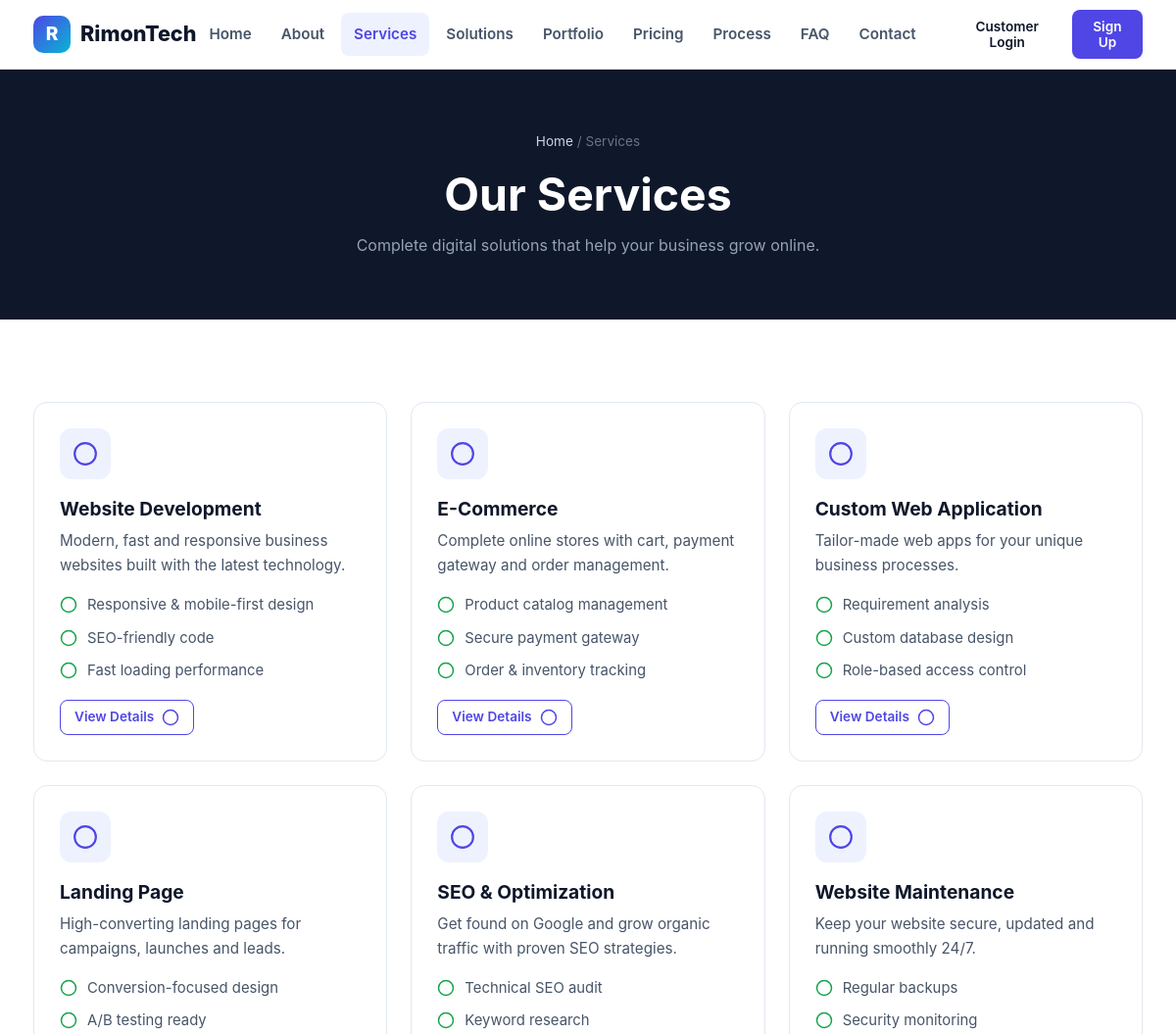
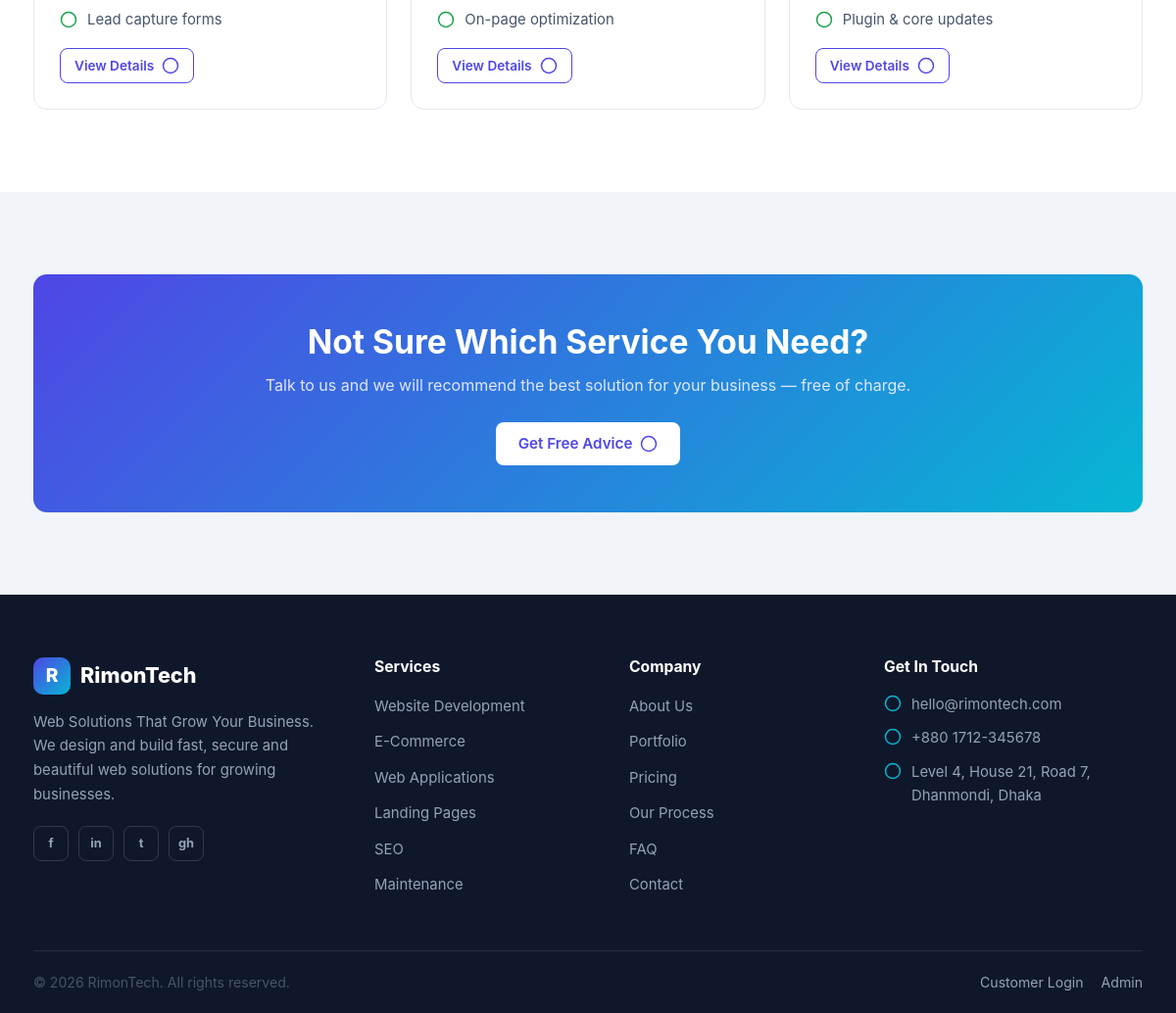
/services.php, run on the app's committed database (2 pictures, top to bottom).
### tables this page shows
CREATE TABLE IF NOT EXISTS services (
    id INT UNSIGNED AUTO_INCREMENT PRIMARY KEY,
    title VARCHAR(150) NOT NULL,
    slug VARCHAR(160) NOT NULL UNIQUE,
    short_desc VARCHAR(255) NULL,
    icon VARCHAR(60) NULL,
    description TEXT NULL,
    features JSON NULL,
    active TINYINT(1) NOT NULL DEFAULT 1,
    created_at TIMESTAMP DEFAULT CURRENT_TIMESTAMP
);

### config/database.php (called while the page is built, shortened)
<?php
function db(): PDO
{
    static $pdo = null;
    if ($pdo === null) {
        $dsn = 'mysql:host=' . DB_HOST . ';dbname=' . DB_NAME . ';charset=utf8mb4';
        $pdo = new PDO($dsn, DB_USER, DB_PASS, [
            PDO::ATTR_ERRMODE => PDO::ERRMODE_EXCEPTION,
            PDO::ATTR_DEFAULT_FETCH_MODE => PDO::FETCH_ASSOC,
            PDO::ATTR_EMULATE_PREPARES => false,
        ]);
    }
    return $pdo;
}

### services.php (the view, shortened to what this page needs)
<?php
require_once __DIR__ . '/includes/functions.php';
$services = db()->query('SELECT * FROM services WHERE active = 1 ORDER BY id')->fetchAll();
include __DIR__ . '/includes/header.php';
?>
<section class="page-hero">
  <div class="container">
    <div class="crumbs"><a href="<?= url('index.php') ?>">Home</a> / Services</div>
    <h1>Our Services</h1>
    <p>Complete digital solutions that help your business grow online.</p>
  </div>
</section>
<section class="section">
  <div class="container">
    <div class="grid-3">
      <?php foreach ($services as $s): ?>
        <div class="card">
          <div class="card-icon"><?= icon($s['icon']) ?></div>
          <h3><?= e($s['title']) ?></h3>
          <p><?= e($s['short_desc']) ?></p>
          <ul class="feature-list">
            <?php foreach (array_slice(json_features($s['features']), 0, 3) as $f): ?><li><?= icon('check') ?> <?= e($f) ?></li><?php endforeach; ?>
          </ul>
          <a class="btn btn-sm btn-outline" style="margin-top:8px;" href="<?= url('service/' . $s['slug'] . '.php') ?>">View Details <?= icon('arrow') ?></a>
        </div>
      <?php endforeach; ?>
    </div>
  </div>
</section>
<section class="section section-alt">
  <div class="container">
    <div class="cta-band">
      <h2>Not Sure Which Service You Need?</h2>
      <p>Talk to us and we will recommend the best solution for your business — free of charge.</p>
      <a href="<?= url('contact.php') ?>" class="btn btn-light">Get Free Advice <?= icon('arrow') ?></a>
    </div>
  </div>
</section>
<?php include __DIR__ . '/includes/footer.php'; ?>

### includes/functions.php (shortened to what this page needs)
<?php
require_once __DIR__ . '/../config/database.php';
function base_url(string $path = ''): string
{
    static $base = null;
    if ($base === null) {
        $base = '/';
    }
    return $base . ltrim($path, '/');
}
function url(string $path = ''): string
{
    return base_url($path);
}
function e(?string $value): string
{
    return htmlspecialchars((string)$value, ENT_QUOTES, 'UTF-8');
}
function json_features(mixed $value): array
{
    if (is_string($value)) {
        $decoded = json_decode($value, true);
        return is_array($decoded) ? $decoded : [];
    }
    return is_array($value) ? $value : [];
}
function icon(string $name): string
{
    return $map[$name] ?? '<svg viewBox="0 0 24 24" fill="none" stroke="currentColor" stroke-width="2"><circle cx="12" cy="12" r="10"/></svg>';
}

### assets/css/style.css (style rules this page uses)
:root { --primary: #4f46e5; --primary-dark: #4338ca; --primary-light: #6366f1; --accent: #06b6d4; --accent-soft: #e0f7ff; --dark: #0f172a; --dark-2: #1e293b; --body-bg: #ffffff; --surface: #ffffff; --surface-2: #f1f5f9; --text: #0f172a; --text-2: #475569; --text-3: #94a3b8; --border: #e2e8f0; --success: #16a34a; --warning: #d97706; --danger: #dc2626; --info: #2563eb; --radius: 14px; --radius-sm: 8px; --shadow-sm: 0 1px 3px rgba(15, 23, 42, 0.08); --shadow: 0 4px 16px rgba(15, 23, 42, 0.08); --shadow-lg: 0 12px 32px rgba(15, 23, 42, 0.12); --gradient: linear-gradient(135deg, #4f46e5 0%, #06b6d4 100%); --font: -apple-system, BlinkMacSystemFont, "Segoe UI", Roboto, "Helvetica Neue", Arial, sans-serif; }
* { margin: 0; padding: 0; box-sizing: border-box; }
html { scroll-behavior: smooth; }
body { font-family: var(--font); color: var(--text); background: var(--body-bg); line-height: 1.65; -webkit-font-smoothing: antialiased; }
a { color: var(--primary); text-decoration: none; }
ul { list-style: none; }
.container { width: 100%; max-width: 1180px; margin: 0 auto; padding: 0 24px; }
h1, h2, h3, h4 { line-height: 1.25; font-weight: 700; color: var(--text); }
h1 { font-size: clamp(2rem, 4vw, 2.9rem); }
h2 { font-size: clamp(1.5rem, 3vw, 2.1rem); }
h3 { font-size: 1.2rem; }
p { color: var(--text-2); }
.btn { display: inline-flex; align-items: center; gap: 8px; justify-content: center; padding: 12px 22px; border-radius: var(--radius-sm); font-weight: 600; font-size: 0.95rem; border: 1.5px solid transparent; cursor: pointer; transition: all 0.2s ease; line-height: 1.2; text-align: center; }
.btn svg { width: 18px; height: 18px; }
.btn-outline { background: transparent; color: var(--primary); border-color: var(--primary); }
.btn-light { background: #fff; color: var(--primary); }
.btn-sm { padding: 8px 14px; font-size: 0.85rem; }
.section { padding: 84px 0; }
.section-alt { background: var(--surface-2); }
.grid-3 { display: grid; grid-template-columns: repeat(3, 1fr); gap: 24px; }
.card { background: var(--surface); border: 1px solid var(--border); border-radius: var(--radius); padding: 26px; transition: all 0.25s ease; }
.card-icon { width: 52px; height: 52px; border-radius: 12px; background: #eef2ff; color: var(--primary); display: flex; align-items: center; justify-content: center; margin-bottom: 18px; }
.card-icon svg { width: 26px; height: 26px; }
.card h3 { margin-bottom: 8px; }
.card p { font-size: 0.95rem; }
.feature-list { margin-top: 16px; }
.feature-list li { display: flex; gap: 10px; align-items: flex-start; margin-bottom: 9px; color: var(--text-2); font-size: 0.93rem; }
.feature-list li svg { width: 18px; height: 18px; color: var(--success); flex-shrink: 0; margin-top: 3px; }
.page-hero { background: var(--dark); color: #fff; padding: 62px 0; text-align: center; }
.page-hero h1 { color: #fff; margin-bottom: 10px; }
.page-hero p { color: #94a3b8; max-width: 640px; margin: 0 auto; }
.crumbs { color: #64748b; font-size: 0.85rem; margin-bottom: 14px; }
.crumbs a { color: #cbd5e1; }
.cta-band { background: var(--gradient); color: #fff; border-radius: var(--radius); padding: 48px; text-align: center; position: relative; overflow: hidden; }
.cta-band h2 { color: #fff; margin-bottom: 10px; }
.cta-band p { color: #e0e7ff; margin-bottom: 24px; }
.cta-band .btn-light { background: #fff; color: var(--primary); }
.footer-contact svg { width: 18px; height: 18px; color: var(--accent); flex-shrink: 0; margin-top: 2px; }

### data on the page
services: title "Website Development", short_desc "Modern, fast and responsive business websites built with the latest technology.", features "Responsive & mobile-first design", features "SEO-friendly code", features "Fast loading performance"
services: title "E-Commerce", short_desc "Complete online stores with cart, payment gateway and order management.", features "Product catalog management", features "Secure payment gateway", features "Order & inventory tracking"
services: title "Custom Web Application", short_desc "Tailor-made web apps for your unique business processes.", features "Requirement analysis", features "Custom database design", features "Role-based access control"
services: title "Landing Page", short_desc "High-converting landing pages for campaigns, launches and leads.", features "Conversion-focused design", features "A/B testing ready", features "Lead capture forms"
services: title "SEO & Optimization", short_desc "Get found on Google and grow organic traffic with proven SEO strategies.", features "Technical SEO audit", features "Keyword research", features "On-page optimization"
services: title "Website Maintenance", short_desc "Keep your website secure, updated and running smoothly 24/7.", features "Regular backups", features "Security monitoring", features "Plugin & core updates"

### other printed values
APP_NAME "RimonTech"
APP_TAGLINE "Web Solutions That Grow Your Business"
setting('contact_email', APP_EMAIL) "hello@rimontech.com"
setting('contact_phone', APP_PHONE) "+880 1712-345678"
setting('contact_address', APP_ADDRESS) "Level 4, House 21, Road 7, Dhanmondi, Dhaka"
